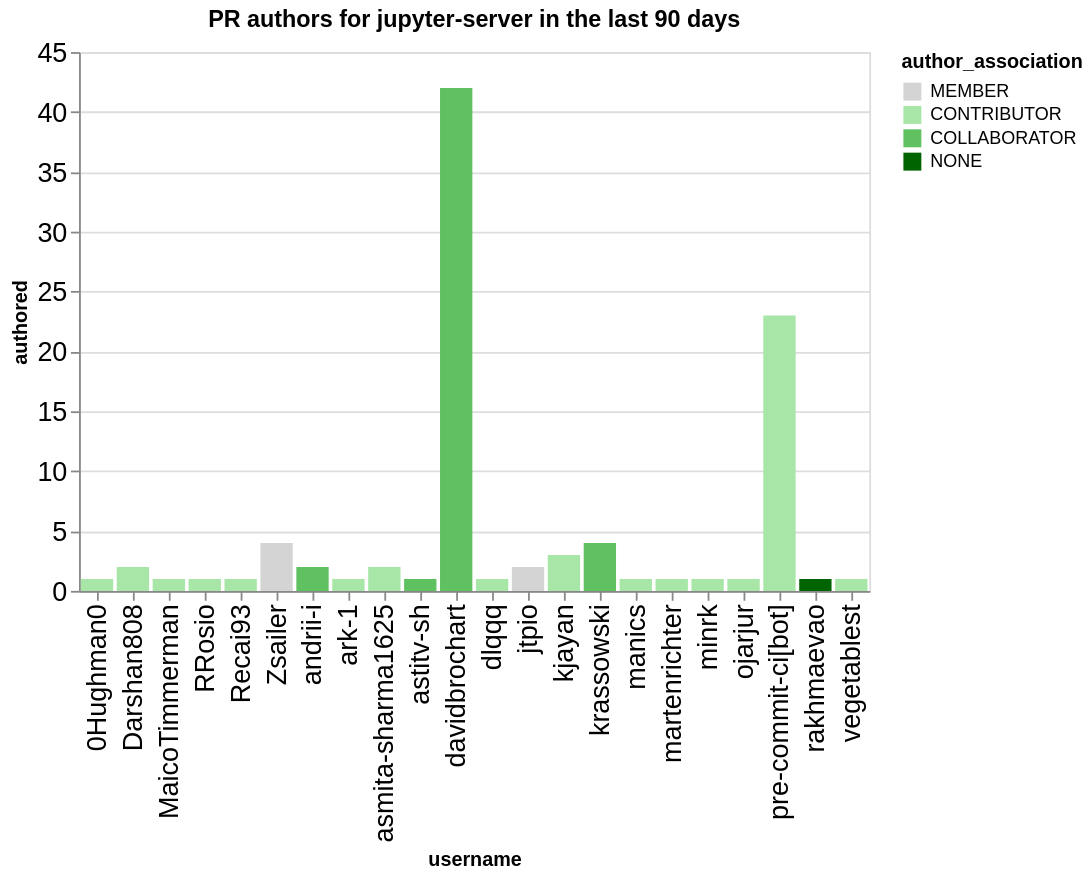

The notebook cell this image was saved under:
### Code cell
charts = []
title = f"PR authors for {github_org} in the last {n_days} days"
this_data = merged_by_repo.replace(np.nan, 0).groupby('username', as_index=False).agg({'authored': 'sum', 'author_association': 'first'})
this_data = this_data.sort_values('authored', ascending=False)
ch = alt.Chart(data=this_data, title=title).mark_bar().encode(
    x='username',
    y='authored',
    color=alt.Color('author_association', scale=alt.Scale(domain=author_types, range=author_colors))
)
ch

### Figure 1 — Vega-Lite specification as saved in the notebook (floating-point values rounded to 4 significant figures)
{"config": {"axisLeft": {"labelFontSize": 15}, "axisBottom": {"labelFontSize": 15}}, "data": {"name": "data-3d1bbf41016a52da5d0d1e1580169d7f"}, "mark": {"type": "bar"}, "encoding": {"color": {"field": "author_association", "scale": {"domain": ["MEMBER", "CONTRIBUTOR", "COLLABORATOR", "NONE"], "range": ["rgb(211.82745098039214, 211.82745098039214, 211.82745098039214)", "rgb(166.98562091503268, 229.89803921568628, 166.98562091503268)", "rgb(96.37647058823529, 192.75294117647059, 96.37647058823529)", "rgb(0.0, 100.3921568627451, 0.0)"]}, "type": "nominal"}, "x": {"field": "username", "type": "nominal"}, "y": {"field": "authored", "type": "quantitative"}}, "title": "PR authors for jupyter-server in the last 90 days", "$schema": "https://vega.github.io/schema/vega-lite/v5.20.1.json", "datasets": {"data-3d1bbf41016a52da5d0d1e1580169d7f": [{"username": "davidbrochart", "authored": 42, "author_association": "COLLABORATOR"}, {"username": "pre-commit-ci[bot]", "authored": 23, "author_association": "CONTRIBUTOR"}, {"username": "Zsailer", "authored": 4, "author_association": "MEMBER"}, {"username": "krassowski", "authored": 4, "author_association": "COLLABORATOR"}, {"username": "kjayan", "authored": 3, "author_association": "CONTRIBUTOR"}, {"username": "Darshan808", "authored": 2, "author_association": "CONTRIBUTOR"}, {"username": "jtpio", "authored": 2, "author_association": "MEMBER"}, {"username": "asmita-sharma1625", "authored": 2, "author_association": "CONTRIBUTOR"}, {"username": "andrii-i", "authored": 2, "author_association": "COLLABORATOR"}, {"username": "0Hughman0", "authored": 1, "author_association": "CONTRIBUTOR"}, {"username": "Recai93", "authored": 1, "author_association": "CONTRIBUTOR"}, {"username": "RRosio", "authored": 1, "author_association": "CONTRIBUTOR"}, {"username": "MaicoTimmerman", "authored": 1, "author_association": "CONTRIBUTOR"}, {"username": "ark-1", "authored": 1, "author_association": "CONTRIBUTOR"}, {"username": "dlqqq", "authored": 1, "author_association": "CONTRIBUTOR"}, {"username": "astitv-sh", "authored": 1, "author_association": "COLLABORATOR"}, {"username": "martenrichter", "authored": 1, "author_association": "CONTRIBUTOR"}, {"username": "manics", "authored": 1, "author_association": "CONTRIBUTOR"}, {"username": "minrk", "authored": 1, "author_association": "CONTRIBUTOR"}, {"username": "ojarjur", "authored": 1, "author_association": "CONTRIBUTOR"}, {"username": "rakhmaevao", "authored": 1, "author_association": "NONE"}, {"username": "vegetablest", "authored": 1, "author_association": "CONTRIBUTOR"}]}}
